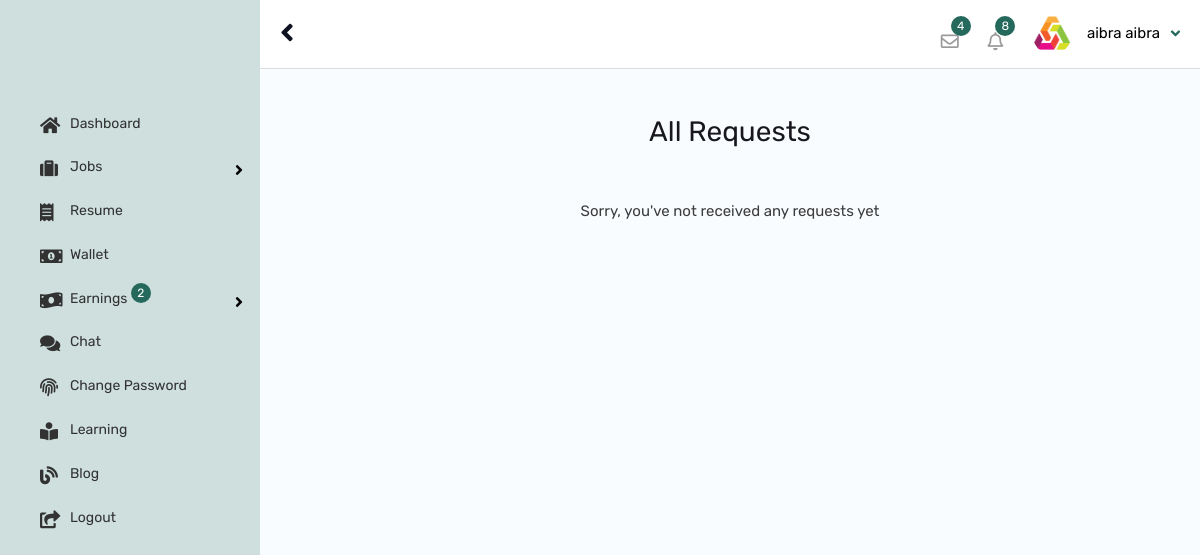
Page /job/all-requests/ (signed in) on the committed database.
### app_user/models.py (models this page shows, shortened)
class AppUser(models.Model):
    qr_photo = models.FileField(upload_to='account_files/profile_photos/', blank=True, default="default_files/default_face.jpg")
    user = models.OneToOneField(User, on_delete=models.CASCADE)
    account_type = models.CharField(default="candidate",max_length=10)
    cprofile_status = models.BooleanField(default=False)
    cv = models.FileField(upload_to='account_files/profile_photos/', blank=True, default="default_files/default_face.jpg")
    profile_photo = models.FileField(upload_to='account_files/profile_photos/', blank=True, default="default_files/default_face.jpg")
    address = models.TextField(default=" ")
    country = models.CharField(default=" ",max_length=100)
    postcode = models.CharField(default=" ",max_length=100, blank=True, null=True)
    language = models.CharField(default=" ",max_length=100, blank=True, null=True)
    job_category = models.CharField(default=" ",max_length=100, blank=True, null=True)
    city = models.CharField(default=" ",max_length=100, blank=True, null=True)
    experience = models.CharField(default=" ",max_length=100, blank=True, null=True)
    current_salary = models.CharField(default=" ",max_length=100, blank=True, null=True)
    expected_salary = models.CharField(default=" ",max_length=100, blank=True, null=True)
    phone_no = models.CharField(default=" ",max_length=15)
    age = models.CharField(default="dd/mm/yyyy",max_length=55)
    gender = models.CharField(default=" ",max_length=10)
    facebook_link = models.CharField(default="",max_length=100, blank=True, null=True)
    twitter_link = models.CharField(default="",max_length=100, blank=True, null=True)
    instagram_link = models.CharField(default="",max_length=100, blank=True, null=True)
    linkedin_link = models.CharField(default="",max_length=100, blank=True, null=True)
    github_link = models.CharField(default="",max_length=100, blank=True, null=True)
    discord_link = models.CharField(default="",max_length=100, blank=True, null=True)
    agency_name = models.CharField(default="",max_length=30, null=True)
    rank = models.CharField(default="1",max_length=30, null=True)
    ranks = models.CharField(default="1",max_length=30, null=True)
    rankers = models.CharField(default="1",max_length=30, null=True)
    charge = models.CharField(default="0",max_length=30, null=True)
    bio = models.TextField(default="This agency have not updated their bio..", null=True)
    agency_logo = models.FileField(upload_to='account_files/profile_photos/', blank=True, default="default_files/default_face.jpg")
    resume = models.ForeignKey(Resume, on_delete=models.CASCADE, null=True)
    otp_code = models.CharField(default="none",max_length=10)
    ec_status = models.BooleanField(default=False)
    status = models.BooleanField(default=False)
    wallet_address = models.CharField(default="null",max_length=100)
    wallet_key = models.CharField(default="null",max_length=100)
    pub_date = models.DateTimeField(default=timezone.now)

### job/views.py (the view)
# urls.py: path("all-requests/", views.AllRequestsView, name="all_requests"),
def AllRequestsView(request):
    app_user = AppUser.objects.get(user__pk=request.user.id)
    if request.method == "POST":
        pass
    else:
        all_requests = JobRequest.objects.filter(recruiter=app_user.user.username).order_by("-pub_date")
        context = {"app_user": app_user, "all_requests": all_requests}
        return render(request, "job/all_requests.html", context )

### job/templates/job/all_requests.html (shortened to what this page needs)
{% extends 'app_user/auth_base.html' %}
{% load static %}
{% load humanize %}
{% block content %}
{% include "app_user/header.html" %}
{% include "app_user/sidebar.html" %}
        <div id="content">
            <div class="content-admin-main">
                <div class="wt-admin-right-page-header clearfix">
                    <h2 style="text-align:center;">All Requests</h2>
                </div>
                <div class="container">
                    <div class="row">
                        <div class="col-lg-12 col-md-12">
                            <div class="twm-candidates-grid-wrap">
                                <div class="row">
                                    {% if all_requests %}
                                    {% for item in all_requests %}
                                    <div class="col-lg-4 col-md-4">
                                         <div class="twm-candidates-grid-style1 mb-5">
                                             <div class="twm-media">
                                                 <div class="twm-media-pic">
                                                    <img src="{{ item.app_user.agency_logo.url }}" alt="#">
                                                 </div>
                                                 <div class="twm-candidates-tag"><span>{{ item.title }}</span></div>
                                             </div>
                                             <div class="twm-mid-content">
                                                 <p>{{ item.app_user.agency_name }}</p>
                                                 <p style="text-align: left;">{{ item.description|safe }}</p>
                                                 <a href="{% url 'job:add_job_fr' item.id %}" class="twm-view-prifile site-text-primary">Create Job</a>
                                                 <div class="twm-fot-content">
                                                     <div class="twm-left-info">
                                                        <p class="twm-candidate-address"><i class="fa fa-suitcase"></i>Job Type</p>
                                                        <div class="twm-jobs-vacancies">{{ item.job_type }}</div>
                                                     </div>
                                                     <hr>
                                                     <div class="twm-left-info">
                                                        <p class="twm-candidate-address"><i class="fa fa-money-bill-alt"></i>Salary</p>
                                                        <div class="twm-jobs-vacancies"><span>{{ item.salary }}</span></div>
                                                     </div>
                                                     <hr>
                                                     <div class="twm-left-info">
                                                        <p class="twm-candidate-address"><i class="fa fa-user-tie"></i>Available Position</p>
                                                        <div class="twm-jobs-vacancies"><span>{{ item.slots }}</span></div>
                                                     </div>
                                                     <hr>
                                                     <div class="twm-left-info">
                                                        <p class="twm-candidate-address"><i class="fa fa-calendar"></i>Deadline</p>
                                                        <div class="twm-jobs-vacancies"><span>{{ item.deadline }}</span></div>
                                                     </div>
                                                </div>
                                             </div>
                                         </div>
                                    </div>
                                    {% endfor %}
                                    {% else %}
                                        <p style="text-align: center;">Sorry, you've not received any requests yet</p>
                                    {% endif %}
                                </div>
                            </div>
                        </div>
                    </div>
                </div>
            </div>
        </div>
{% endblock %}

### app_user/templates/app_user/header.html (shortened to what this page needs)
{% load static %}
        <header id="header-admin-wrap" class="header-admin-fixed">
            <div id="header-admin">
                <div class="container">
                    <div class="header-left">
                        <div class="nav-btn-wrap">
                            <a class="nav-btn-admin" id="sidebarCollapse">
                                <span class="fa fa-angle-left"></span>
                            </a>
                        </div>
                    </div>
                    <div class="header-right">
                        <ul class="header-widget-wrap">
                            <li class="header-widget dashboard-message-dropdown">
                                <div class="dropdown">
                                    <a href="javascript:;" class="dropdown-toggle jobzilla-admin-messange" id="ID-MSG_dropdown" data-bs-toggle="dropdown">
                                        <i class="far fa-envelope"></i>
                                        <span class="notification-animate">4</span>
                                    </a>
                                </div>
                            </li>
                            <li class="header-widget dashboard-noti-dropdown">
                                <div class="dropdown">
                                    <a  href="javascript:;" class="dropdown-toggle jobzilla-admin-notification" id="ID-NOTI_dropdown" data-bs-toggle="dropdown">
                                        <i class="far fa-bell"></i>
                                        <span class="notification-animate">8</span>
                                    </a>
                                </div>
                            </li>
                            <li class="header-widget">
                                <div class="dashboard-user-section">
                                    <div class="listing-user">
                                        <div class="dropdown">
                                            <a href="javascript:;" class="dropdown-toggle" id="ID-ACCOUNT_dropdown" data-bs-toggle="dropdown">
                                                <div class="user-name text-black">
                                                    <span>
                                                        <img src="{{ app_user.profile_photo.url }}" alt="">
                                                    </span>{{ app_user.user.first_name }} {{ app_user.user.last_name }}
                                                </div>
                                            </a>
                                        </div>
                                    </div>
                               </div>
                            </li>
                        </ul>
                    </div>
                </div>
            </div>
        </header>

### rows in the picture
AppUser: profile_photo (picture), user.first_name "aibra", user.last_name "aibra"
